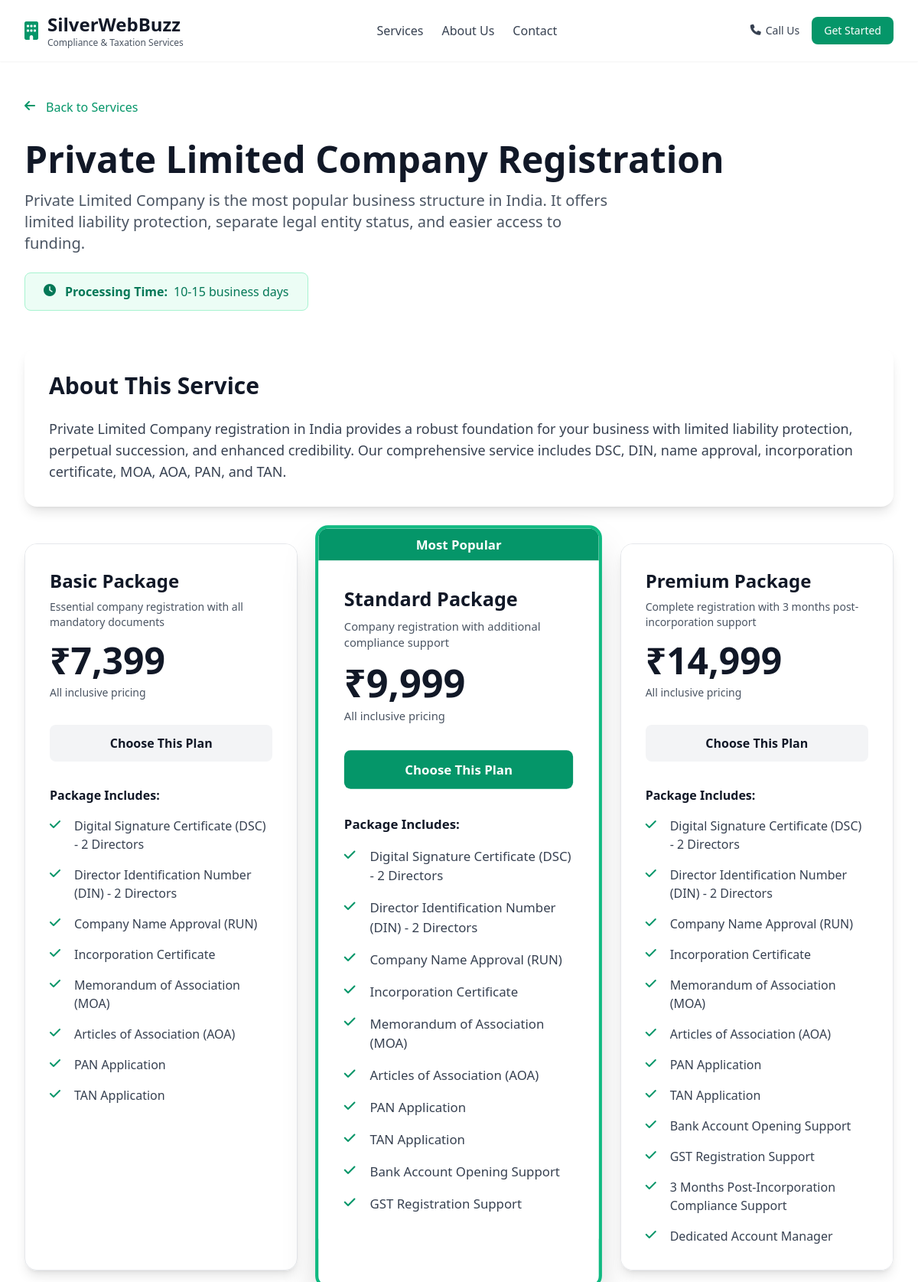
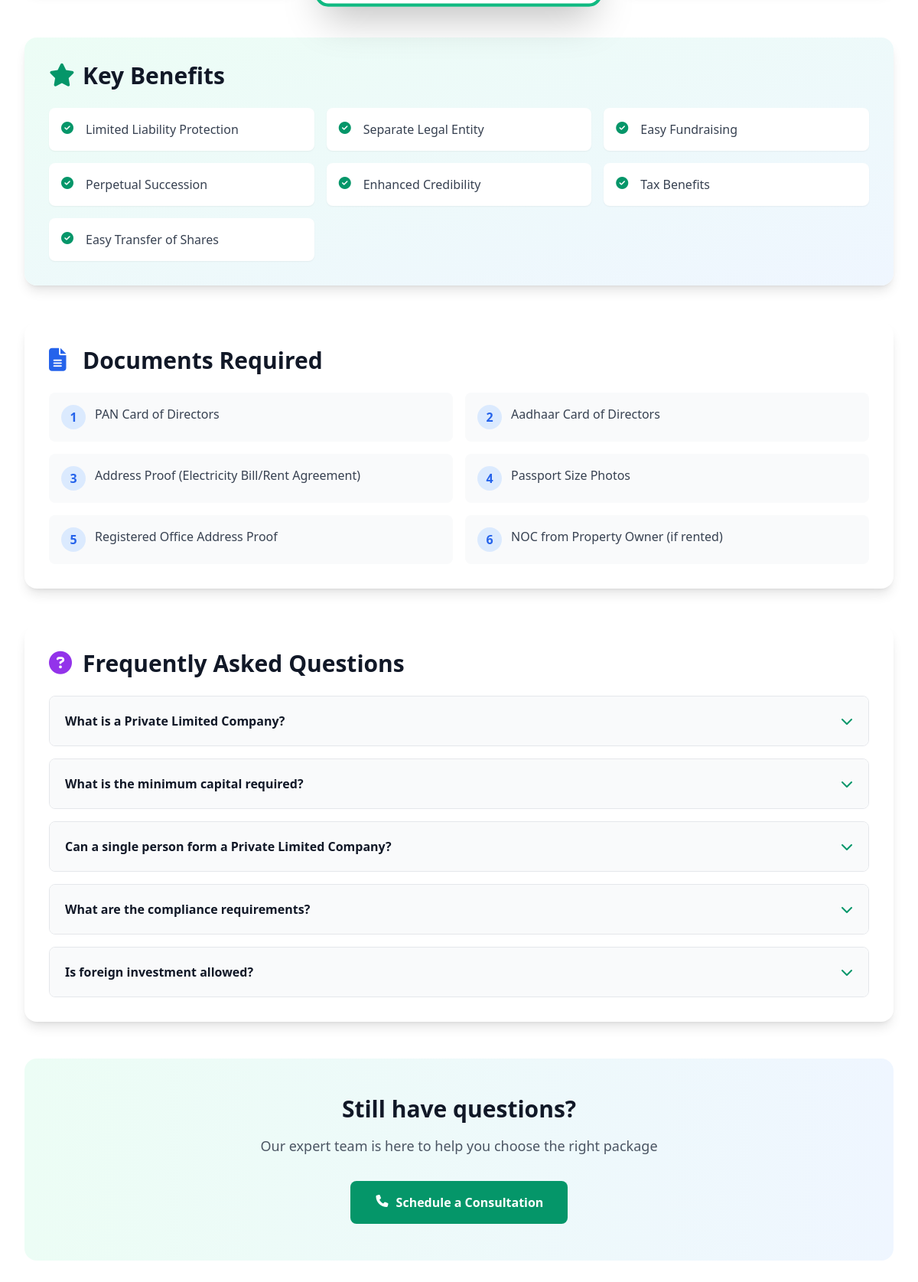
/statutory/service.php?id=1, run on the app's committed database (2 pictures, top to bottom).
### tables this page shows
CREATE TABLE IF NOT EXISTS services (
  id INT AUTO_INCREMENT PRIMARY KEY,
  category_id INT NOT NULL,
  name VARCHAR(255) NOT NULL,
  description TEXT,
  price DECIMAL(10, 2) NULL,
  price_text VARCHAR(255) NULL,
  is_featured BOOLEAN DEFAULT FALSE,
  display_order INT NOT NULL DEFAULT 0,
  status ENUM('active', 'inactive') DEFAULT 'active',
  created_at TIMESTAMP DEFAULT CURRENT_TIMESTAMP,
  FOREIGN KEY (category_id) REFERENCES service_categories(id) ON DELETE CASCADE,
  INDEX idx_category_id (category_id),
  INDEX idx_display_order (display_order),
  INDEX idx_status (status)
);

CREATE TABLE IF NOT EXISTS service_details (
  id INT AUTO_INCREMENT PRIMARY KEY,
  service_id INT UNIQUE NOT NULL,
  overview TEXT,
  full_description TEXT,
  processing_time VARCHAR(255),
  documents_required TEXT,
  faqs TEXT,
  benefits TEXT,
  created_at TIMESTAMP DEFAULT CURRENT_TIMESTAMP,
  FOREIGN KEY (service_id) REFERENCES services(id) ON DELETE CASCADE,
  INDEX idx_service_id (service_id)
);

CREATE TABLE IF NOT EXISTS service_packages (
  id INT AUTO_INCREMENT PRIMARY KEY,
  service_id INT NOT NULL,
  name VARCHAR(255) NOT NULL,
  price DECIMAL(10, 2) NOT NULL,
  description TEXT,
  is_popular BOOLEAN DEFAULT FALSE,
  display_order INT NOT NULL DEFAULT 0,
  created_at TIMESTAMP DEFAULT CURRENT_TIMESTAMP,
  FOREIGN KEY (service_id) REFERENCES services(id) ON DELETE CASCADE,
  INDEX idx_service_id (service_id),
  INDEX idx_display_order (display_order)
);

CREATE TABLE IF NOT EXISTS package_features (
  id INT AUTO_INCREMENT PRIMARY KEY,
  package_id INT NOT NULL,
  feature TEXT NOT NULL,
  display_order INT NOT NULL DEFAULT 0,
  created_at TIMESTAMP DEFAULT CURRENT_TIMESTAMP,
  FOREIGN KEY (package_id) REFERENCES service_packages(id) ON DELETE CASCADE,
  INDEX idx_package_id (package_id),
  INDEX idx_display_order (display_order)
);

### statutory/service.php (called while the page is built, shortened)
<?php
require_once __DIR__ . '/pages/service-detail.php';
?>

### statutory/config/database.php (called while the page is built, shortened)
<?php
class Database {
    private static $instance = null;
    private $conn;
    private function __construct() {
        try {
            if (DB_TYPE === 'pgsql') {
                $dsn = "pgsql:host=" . DB_HOST . ";port=" . DB_PORT . ";dbname=" . DB_NAME;
            } else {
                $dsn = "mysql:host=" . DB_HOST . ";port=" . DB_PORT . ";dbname=" . DB_NAME . ";charset=utf8mb4";
            }
            $this->conn = new PDO($dsn, DB_USER, DB_PASS);
            $this->conn->setAttribute(PDO::ATTR_ERRMODE, PDO::ERRMODE_EXCEPTION);
            $this->conn->setAttribute(PDO::ATTR_DEFAULT_FETCH_MODE, PDO::FETCH_ASSOC);
        } catch(PDOException $e) {
            error_log("Database connection failed: " . $e->getMessage());
            die("Database connection failed. Please check your configuration.");
        }
    }
    public static function getInstance() {
        if (self::$instance === null) {
            self::$instance = new self();
        }
        return self::$instance;
    }
    public function getServiceById($serviceId) {
        try {
            $stmt = $this->conn->prepare("SELECT * FROM services WHERE id = :id");
            $stmt->bindParam(':id', $serviceId, PDO::PARAM_INT);
            $stmt->execute();
            return $stmt->fetch();
        } catch(PDOException $e) {
            error_log("Error fetching service: " . $e->getMessage());
            return null;
        }
    }
    public function getServicePackages($serviceId) {
        try {
            $stmt = $this->conn->prepare("SELECT * FROM service_packages WHERE service_id = :service_id ORDER BY display_order ASC");
            $stmt->bindParam(':service_id', $serviceId, PDO::PARAM_INT);
            $stmt->execute();
            return $stmt->fetchAll();
        } catch(PDOException $e) {
            error_log("Error fetching packages: " . $e->getMessage());
            return [];
        }
    }
    public function getPackageFeatures($packageIds) {
        try {
            $packageIds = array_map('intval', $packageIds);
            $placeholders = implode(',', array_fill(0, count($packageIds), '?'));
            $stmt = $this->conn->prepare("SELECT * FROM package_features WHERE package_id IN ($placeholders) ORDER BY display_order ASC");
            $stmt->execute($packageIds);
            return $stmt->fetchAll();
        } catch(PDOException $e) {
            error_log("Error fetching features: " . $e->getMessage());
            return [];
        }
    }
    public function getServiceDetails($serviceId) {
        try {
            $stmt = $this->conn->prepare("SELECT * FROM service_details WHERE service_id = :service_id");
            $stmt->bindParam(':service_id', $serviceId, PDO::PARAM_INT);
            $stmt->execute();
            return $stmt->fetch();
        } catch(PDOException $e) {
            error_log("Error fetching service details: " . $e->getMessage());
            return null;
        }
    }
}

### statutory/pages/service-detail.php (the view, shortened to what this page needs)
<?php
require_once __DIR__ . '/../config/database.php';
$serviceId = $_GET['id'] ?? null;
$db = Database::getInstance();
$service = $db->getServiceById($serviceId);
$packages = $db->getServicePackages($serviceId);
$packageIds = array_column($packages, 'id');
$allFeatures = $db->getPackageFeatures($packageIds);
$serviceDetails = $db->getServiceDetails($serviceId);
$packagesWithFeatures = [];
foreach ($packages as $pkg) {
    $pkgFeatures = array_filter($allFeatures, function($feature) use ($pkg) {
        return $feature['package_id'] === $pkg['id'];
    });
    $packagesWithFeatures[] = [
        'package' => $pkg,
        'features' => array_values($pkgFeatures)
    ];
}
$documents = !empty($serviceDetails) && !empty($serviceDetails['documents_required']) ? explode('|', $serviceDetails['documents_required']) : [];
$benefits = !empty($serviceDetails) && !empty($serviceDetails['benefits']) ? explode('|', $serviceDetails['benefits']) : [];
$faqs = !empty($serviceDetails) && !empty($serviceDetails['faqs']) ? explode('|', $serviceDetails['faqs']) : [];
$faqPairs = [];
for ($i = 0; $i < count($faqs); $i += 2) {
    if (isset($faqs[$i + 1])) {
        $faqPairs[] = ['question' => $faqs[$i], 'answer' => $faqs[$i + 1]];
    }
}
require_once __DIR__ . '/../includes/header.php';
?>
<div class="min-h-screen bg-white">
    <div class="max-w-7xl mx-auto px-4 sm:px-6 lg:px-8 py-12">
        <a href="/" class="flex items-center text-emerald-600 hover:text-emerald-700 mb-8">
            <i class="fas fa-arrow-left h-5 w-5 mr-2"></i>
            Back to Services
        </a>
        <div class="mb-12">
            <h1 class="text-5xl font-bold text-gray-900 mb-4"><?php echo htmlspecialchars($service['name']); ?></h1>
            <?php if (!empty($serviceDetails) && !empty($serviceDetails['overview'])): ?>
                <p class="text-xl text-gray-600 max-w-3xl mb-6">
                    <?php echo htmlspecialchars($serviceDetails['overview']); ?>
                </p>
            <?php else: ?>
                <p class="text-xl text-gray-600 max-w-3xl mb-6">
                    Get complete compliance and tax solutions tailored for your business needs
                </p>
            <?php endif; ?>
            <?php if (!empty($serviceDetails) && !empty($serviceDetails['processing_time'])): ?>
                <div class="inline-flex items-center bg-emerald-50 text-emerald-700 px-6 py-3 rounded-lg border border-emerald-200">
                    <i class="fas fa-clock h-5 w-5 mr-2"></i>
                    <span class="font-semibold">Processing Time: </span>
                    <span class="ml-2"><?php echo htmlspecialchars($serviceDetails['processing_time']); ?></span>
                </div>
            <?php endif; ?>
        </div>
        <?php if (!empty($serviceDetails) && !empty($serviceDetails['full_description'])): ?>
        <div class="bg-white rounded-2xl shadow-lg p-8 mb-12">
            <h2 class="text-3xl font-bold text-gray-900 mb-6">About This Service</h2>
            <div class="prose max-w-none text-gray-700 leading-relaxed">
                <p class="text-lg"><?php echo nl2br(htmlspecialchars($serviceDetails['full_description'])); ?></p>
            </div>
        </div>
        <?php endif; ?>
        <div class="grid grid-cols-1 lg:grid-cols-3 gap-8 mb-16">
            <?php if (!empty($packagesWithFeatures)): ?>
                <?php foreach ($packagesWithFeatures as $item):
                    $pkg = $item['package'];
                    $features = $item['features'];
                    $isPopular = !empty($pkg['is_popular']);
                ?>
                    <div class="rounded-2xl overflow-hidden shadow-lg transition-all transform hover:scale-105 <?php echo $isPopular ? 'border-4 border-emerald-500 lg:scale-105 lg:shadow-2xl' : 'border border-gray-200'; ?>">
                        <?php if ($isPopular): ?>
                            <div class="bg-emerald-600 text-white text-center py-2 font-semibold">
                                Most Popular
                            </div>
                        <?php endif; ?>
                        <div class="p-8 bg-white">
                            <h3 class="text-2xl font-bold text-gray-900 mb-2"><?php echo htmlspecialchars($pkg['name']); ?></h3>
                            <?php if (!empty($pkg['description'])): ?>
                                <p class="text-gray-600 text-sm mb-4"><?php echo htmlspecialchars($pkg['description']); ?></p>
                            <?php endif; ?>
                            <div class="mb-8">
                                <div class="flex items-baseline">
                                    <span class="text-5xl font-bold text-gray-900">₹<?php echo number_format($pkg['price'], 0); ?></span>
                                </div>
                                <p class="text-gray-600 text-sm mt-2">All inclusive pricing</p>
                            </div>
                            <button class="w-full py-3 px-6 rounded-lg font-semibold transition-colors mb-8 <?php echo $isPopular ? 'bg-emerald-600 text-white hover:bg-emerald-700' : 'bg-gray-100 text-gray-900 hover:bg-gray-200'; ?>">
                                Choose This Plan
                            </button>
                            <div class="space-y-4">
                                <p class="font-semibold text-gray-900 mb-4">Package Includes:</p>
                                <?php if (!empty($features)): ?>
                                    <?php foreach ($features as $feature): ?>
                                        <div class="flex items-start">
                                            <i class="fas fa-check text-emerald-600 h-5 w-5 mr-3 flex-shrink-0 mt-0.5"></i>
                                            <span class="text-gray-700"><?php echo htmlspecialchars($feature['feature']); ?></span>
                                        </div>
                                    <?php endforeach; ?>
                                <?php else: ?>
                                    <p class="text-gray-500 text-sm">No features listed</p>
                                <?php endif; ?>
                            </div>
                        </div>
                    </div>
                <?php endforeach; ?>
            <?php endif; ?>
        </div>
        <?php if (!empty($benefits)): ?>
        <div class="bg-gradient-to-br from-emerald-50 to-blue-50 rounded-2xl shadow-lg p-8 mb-12">
            <h2 class="text-3xl font-bold text-gray-900 mb-6 flex items-center">
                <i class="fas fa-star text-emerald-600 h-8 w-8 mr-3"></i>
                Key Benefits
            </h2>
            <div class="grid grid-cols-1 md:grid-cols-2 lg:grid-cols-3 gap-4">
                <?php foreach ($benefits as $benefit): ?>
                    <div class="flex items-start bg-white p-4 rounded-lg shadow-sm">
                        <i class="fas fa-check-circle text-emerald-600 h-5 w-5 mr-3 flex-shrink-0 mt-0.5"></i>
                        <span class="text-gray-700 font-medium"><?php echo htmlspecialchars(trim($benefit)); ?></span>
                    </div>
                <?php endforeach; ?>
            </div>
        </div>
        <?php endif; ?>
        <?php if (!empty($documents)): ?>
        <div class="bg-white rounded-2xl shadow-lg p-8 mb-12">
            <h2 class="text-3xl font-bold text-gray-900 mb-6 flex items-center">
                <i class="fas fa-file-alt text-blue-600 h-8 w-8 mr-3"></i>
                Documents Required
            </h2>
            <div class="grid grid-cols-1 md:grid-cols-2 gap-4">
                <?php foreach ($documents as $index => $doc): ?>
                    <div class="flex items-start bg-gray-50 p-4 rounded-lg">
                        <span class="flex-shrink-0 w-8 h-8 bg-blue-100 text-blue-600 rounded-full flex items-center justify-center font-semibold mr-3"><?php echo $index + 1; ?></span>
                        <span class="text-gray-700"><?php echo htmlspecialchars(trim($doc)); ?></span>
                    </div>
                <?php endforeach; ?>
            </div>
        </div>
        <?php endif; ?>
        <?php if (!empty($faqPairs)): ?>
        <div class="bg-white rounded-2xl shadow-lg p-8 mb-12">
            <h2 class="text-3xl font-bold text-gray-900 mb-6 flex items-center">
                <i class="fas fa-question-circle text-purple-600 h-8 w-8 mr-3"></i>
                Frequently Asked Questions
            </h2>
            <div class="space-y-4">
                <?php foreach ($faqPairs as $index => $faq): ?>
                    <div class="border border-gray-200 rounded-lg overflow-hidden">
                        <button class="faq-toggle w-full text-left p-5 bg-gray-50 hover:bg-gray-100 transition-colors flex items-center justify-between" onclick="toggleFaq(<?php echo $index; ?>)">
                            <span class="font-semibold text-gray-900 pr-4"><?php echo htmlspecialchars($faq['question']); ?></span>
                            <i class="fas fa-chevron-down faq-icon text-emerald-600 flex-shrink-0 transition-transform" id="faq-icon-<?php echo $index; ?>"></i>
                        </button>
                    </div>
                <?php endforeach; ?>
            </div>
        </div>
        <?php endif; ?>
        <div class="bg-gradient-to-r from-emerald-50 to-blue-50 rounded-2xl p-12 text-center">
            <h2 class="text-3xl font-bold text-gray-900 mb-4">Still have questions?</h2>
            <p class="text-gray-600 mb-8 text-lg">Our expert team is here to help you choose the right package</p>
            <button class="bg-emerald-600 text-white px-8 py-4 rounded-lg hover:bg-emerald-700 transition-colors font-semibold inline-flex items-center">
                <i class="fas fa-phone h-5 w-5 mr-2"></i>
                Schedule a Consultation
            </button>
        </div>
    </div>
</div>
<?php include __DIR__ . '/../includes/footer.php'; ?>

### data on the page
services: name "Private Limited Company Registration"
service_details: overview "Private Limited Company is the most popular business structure in India. It offers limited liability protection, separate legal entity status, and easier access to funding.", processing_time "10-15 business days", full_description "Private Limited Company registration in India provides a robust foundation for your business with limited liability protection, perpetual succession, and enhanced credibility. Our comprehensive service includes DSC, DIN, name approval, incorporation certificate, MOA, AOA, PAN, and TAN.", benefits "Limited Liability Protection", benefits "Separate Legal Entity", benefits "Easy Fundraising", benefits "Perpetual Succession", benefits "Enhanced Credibility", benefits "Tax Benefits", benefits "Easy Transfer of Shares", documents_required "PAN Card of Directors", documents_required "Aadhaar Card of Directors", documents_required "Address Proof (Electricity Bill/Rent Agreement)", documents_required "Passport Size Photos", documents_required "Registered Office Address Proof", documents_required "NOC from Property Owner (if rented)"
service_packages: name "Basic Package", description "Essential company registration with all mandatory documents", price "7,399"
package_features: feature "Digital Signature Certificate (DSC) - 2 Directors"
package_features: feature "Director Identification Number (DIN) - 2 Directors"
package_features: feature "Company Name Approval (RUN)"
package_features: feature "Incorporation Certificate"
package_features: feature "Memorandum of Association (MOA)"
package_features: feature "Articles of Association (AOA)"
package_features: feature "PAN Application"
package_features: feature "TAN Application"
service_packages: is_popular "Most Popular", name "Standard Package", description "Company registration with additional compliance support", price "9,999"
package_features: feature "Digital Signature Certificate (DSC) - 2 Directors"
package_features: feature "Director Identification Number (DIN) - 2 Directors"
package_features: feature "Company Name Approval (RUN)"
package_features: feature "Incorporation Certificate"
package_features: feature "Memorandum of Association (MOA)"
package_features: feature "Articles of Association (AOA)"
package_features: feature "PAN Application"
package_features: feature "TAN Application"
package_features: feature "Bank Account Opening Support"
package_features: feature "GST Registration Support"
service_packages: name "Premium Package", description "Complete registration with 3 months post-incorporation support", price "14,999"
package_features: feature "Digital Signature Certificate (DSC) - 2 Directors"
package_features: feature "Director Identification Number (DIN) - 2 Directors"
package_features: feature "Company Name Approval (RUN)"
package_features: feature "Incorporation Certificate"
package_features: feature "Memorandum of Association (MOA)"
package_features: feature "Articles of Association (AOA)"
package_features: feature "PAN Application"
package_features: feature "TAN Application"
package_features: feature "Bank Account Opening Support"
package_features: feature "GST Registration Support"
package_features: feature "3 Months Post-Incorporation Compliance Support"
package_features: feature "Dedicated Account Manager"

### other printed values
$faq['question'] "What is a Private Limited Company?"
$faq['question'] "What is the minimum capital required?"
$faq['question'] "Can a single person form a Private Limited Company?"
$faq['question'] "What are the compliance requirements?"
$faq['question'] "Is foreign investment allowed?"
